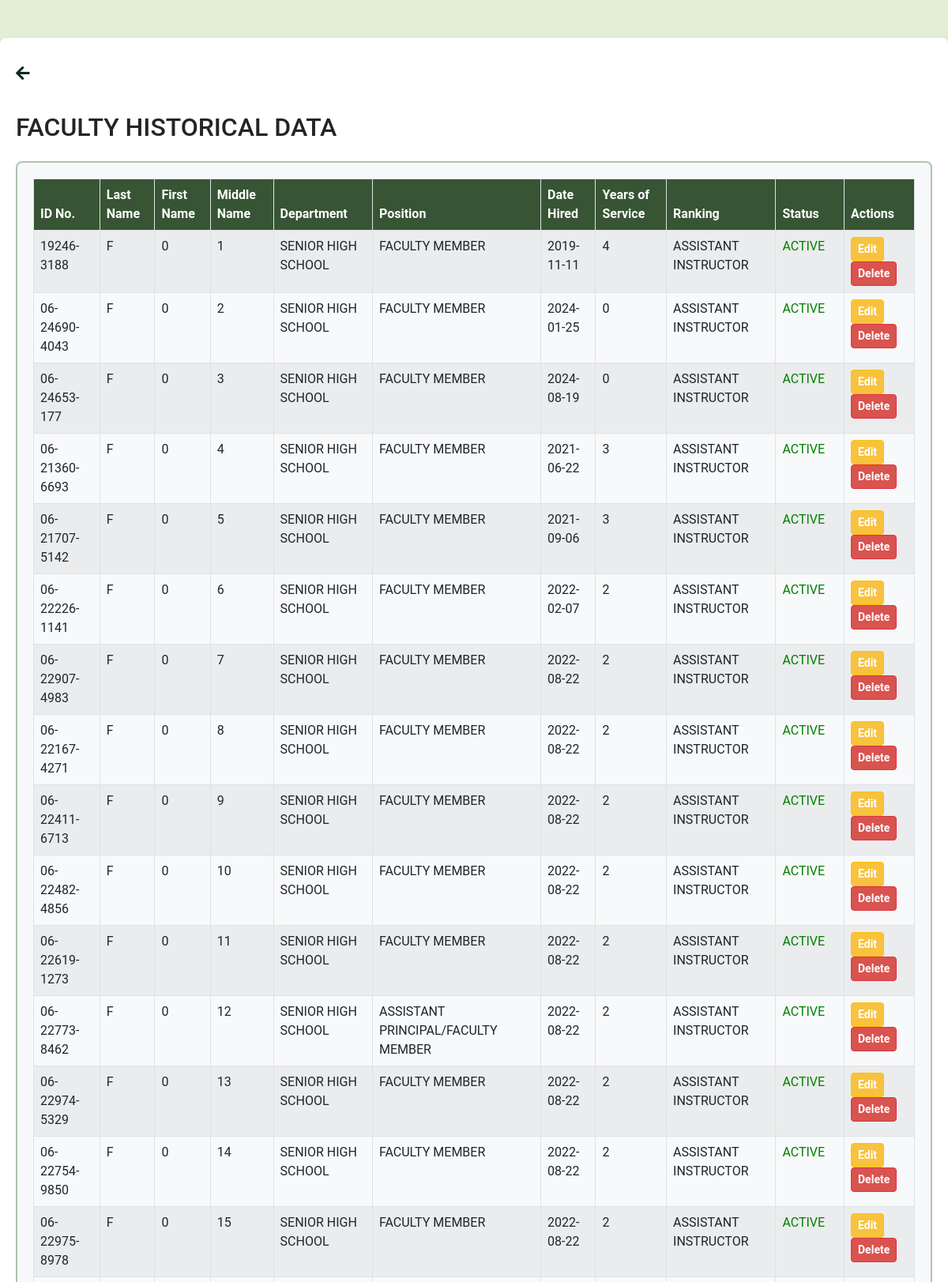
Page /Employees/index.php (upper part) on the committed database.
### tables this page shows
CREATE TABLE `historical_data` (
  `id` int(11) NOT NULL,
  `id_no` varchar(50) NOT NULL,
  `last_name` varchar(100) NOT NULL,
  `first_name` varchar(100) NOT NULL,
  `middle_name` varchar(100) DEFAULT NULL,
  `department` varchar(150) NOT NULL,
  `position` varchar(100) NOT NULL,
  `date_hired` date NOT NULL,
  `years_of_service` int(11) NOT NULL,
  `ranking` varchar(50) NOT NULL,
  `status` varchar(50) NOT NULL
);

### Employees/index.php (the view, shortened to what this page needs)
<?php
$servername = "localhost";
$username = "root";
$password = "";
$dbname = "enrollment_db";
$conn = new mysqli($servername, $username, $password, $dbname);
$sql = "SELECT id_no, last_name, first_name, middle_name, department, position, date_hired, years_of_service, ranking, status FROM historical_data";
$result = $conn->query($sql);
?>
<!DOCTYPE html>
<html lang="en">
<head>
    <link href="https://cdn.jsdelivr.net/npm/bootstrap@5.2.3/dist/css/bootstrap.min.css" rel="stylesheet">
    <link rel="stylesheet" href="https://cdnjs.cloudflare.com/ajax/libs/font-awesome/5.15.4/css/all.min.css">
</head>
<body>
    <div class="container mt-5">
        <div class="header mb-4">
            <a href="../Employees.php" class="back-link">
                <i class="fas fa-arrow-left"></i>
            </a>
            <img src="../signin&signout/assets1/img/logo.png" alt="Company Logo" class="logo">
        </div>
        <h2 class="mb-4">FACULTY HISTORICAL DATA</h2>
        <div class="table-responsive">
            <table class="table table-striped table-bordered">
                <thead class="thead-dark">
                    <tr>
                        <th>ID No.</th>
                        <th>Last Name</th>
                        <th>First Name</th>
                        <th>Middle Name</th>
                        <th>Department</th>
                        <th>Position</th>
                        <th>Date Hired</th>
                        <th>Years of Service</th>
                        <th>Ranking</th>
                        <th>Status</th>
                        <th>Actions</th>
                    </tr>
                </thead>
                <tbody>
                    <?php while ($row = $result->fetch_assoc()) { ?>
                        <tr>
                            <td><?php echo htmlspecialchars($row['id_no']); ?></td>
                            <td><?php echo htmlspecialchars($row['last_name']); ?></td>
                            <td><?php echo htmlspecialchars($row['first_name']); ?></td>
                            <td><?php echo htmlspecialchars($row['middle_name']); ?></td>
                            <td><?php echo htmlspecialchars($row['department']); ?></td>
                            <td><?php echo htmlspecialchars($row['position']); ?></td>
                            <td><?php echo htmlspecialchars($row['date_hired']); ?></td>
                            <td><?php echo htmlspecialchars($row['years_of_service']); ?></td>
                            <td><?php echo htmlspecialchars($row['ranking']); ?></td>
                            <td style="color: <?php echo trim($row['status']) === 'ACTIVE' ? 'green' : 'red'; ?>;">
                                <?php echo htmlspecialchars($row['status']); ?>
                            </td>
                            <td>
                                <a href="edit_employee.php?id=<?php echo $row['id_no']; ?>" class="btn btn-warning btn-sm">Edit</a>
                                <a href="delete_employee.php?id=<?php echo $row['id_no']; ?>" class="btn btn-danger btn-sm" onclick="return confirm('Are you sure?')">Delete</a>
                            </td>
                        </tr>
                    <?php } ?>
                </tbody>
            </table>
        </div>
    </div>
</body>
</html>

### Employees/index.php (style rules this page uses)
body { font-family: 'Roboto', sans-serif; background-color: #E3EED4; }
.container { background-color: #FFFFFF; border-radius: 8px; padding: 20px; box-shadow: 0 4px 10px rgba(0, 0, 0, 0.1); margin: 20px auto; max-width: 1500px; margin-bottom: 40px; }
.header { display: flex; align-items: center; margin-bottom: 20px; }
.back-link { font-size: 20px; text-decoration: none; color: #0F2A1D; margin-right: 10px; }
.logo { height: 50px; }
.table-responsive { background-color: #F8F9FA; border-radius: 8px; padding: 20px; margin-top: 20px; border: 2px solid #AEC3B0; }
table { width: 100%; border-collapse: collapse; }
th, td { padding: 12px; text-align: left; font-size: 16px; }
.thead-dark { background-color: #375534; color: white; }
.btn { font-weight: bold; }
.btn-warning { background-color: #F8C23E; color: white; }
.btn-danger { background-color: #D9534F; color: white; }

### rows in the picture
historical_data: id_no "19246-3188", last_name "F", first_name "0", middle_name "1", department "SENIOR HIGH SCHOOL", position "FACULTY MEMBER", date_hired "2019-11-11", years_of_service "4", ranking "ASSISTANT INSTRUCTOR", status "ACTIVE"
historical_data: id_no "06-24690-4043", last_name "F", first_name "0", middle_name "2", department "SENIOR HIGH SCHOOL", position "FACULTY MEMBER", date_hired "2024-01-25", years_of_service "0", ranking "ASSISTANT INSTRUCTOR", status "ACTIVE"
historical_data: id_no "06-24653-177", last_name "F", first_name "0", middle_name "3", department "SENIOR HIGH SCHOOL", position "FACULTY MEMBER", date_hired "2024-08-19", years_of_service "0", ranking "ASSISTANT INSTRUCTOR", status "ACTIVE"
historical_data: id_no "06-21360-6693", last_name "F", first_name "0", middle_name "4", department "SENIOR HIGH SCHOOL", position "FACULTY MEMBER", date_hired "2021-06-22", years_of_service "3", ranking "ASSISTANT INSTRUCTOR", status "ACTIVE"
historical_data: id_no "06-21707-5142", last_name "F", first_name "0", middle_name "5", department "SENIOR HIGH SCHOOL", position "FACULTY MEMBER", date_hired "2021-09-06", years_of_service "3", ranking "ASSISTANT INSTRUCTOR", status "ACTIVE"
historical_data: id_no "06-22226-1141", last_name "F", first_name "0", middle_name "6", department "SENIOR HIGH SCHOOL", position "FACULTY MEMBER", date_hired "2022-02-07", years_of_service "2", ranking "ASSISTANT INSTRUCTOR", status "ACTIVE"
historical_data: id_no "06-22907-4983", last_name "F", first_name "0", middle_name "7", department "SENIOR HIGH SCHOOL", position "FACULTY MEMBER", date_hired "2022-08-22", years_of_service "2", ranking "ASSISTANT INSTRUCTOR", status "ACTIVE"
historical_data: id_no "06-22167-4271", last_name "F", first_name "0", middle_name "8", department "SENIOR HIGH SCHOOL", position "FACULTY MEMBER", date_hired "2022-08-22", years_of_service "2", ranking "ASSISTANT INSTRUCTOR", status "ACTIVE"
historical_data: id_no "06-22411-6713", last_name "F", first_name "0", middle_name "9", department "SENIOR HIGH SCHOOL", position "FACULTY MEMBER", date_hired "2022-08-22", years_of_service "2", ranking "ASSISTANT INSTRUCTOR", status "ACTIVE"
historical_data: id_no "06-22482-4856", last_name "F", first_name "0", middle_name "10", department "SENIOR HIGH SCHOOL", position "FACULTY MEMBER", date_hired "2022-08-22", years_of_service "2", ranking "ASSISTANT INSTRUCTOR", status "ACTIVE"
historical_data: id_no "06-22619-1273", last_name "F", first_name "0", middle_name "11", department "SENIOR HIGH SCHOOL", position "FACULTY MEMBER", date_hired "2022-08-22", years_of_service "2", ranking "ASSISTANT INSTRUCTOR", status "ACTIVE"
historical_data: id_no "06-22773-8462", last_name "F", first_name "0", middle_name "12", department "SENIOR HIGH SCHOOL", position "ASSISTANT PRINCIPAL/FACULTY MEMBER", date_hired "2022-08-22", years_of_service "2", ranking "ASSISTANT INSTRUCTOR", status "ACTIVE"
historical_data: id_no "06-22974-5329", last_name "F", first_name "0", middle_name "13", department "SENIOR HIGH SCHOOL", position "FACULTY MEMBER", date_hired "2022-08-22", years_of_service "2", ranking "ASSISTANT INSTRUCTOR", status "ACTIVE"
historical_data: id_no "06-22754-9850", last_name "F", first_name "0", middle_name "14", department "SENIOR HIGH SCHOOL", position "FACULTY MEMBER", date_hired "2022-08-22", years_of_service "2", ranking "ASSISTANT INSTRUCTOR", status "ACTIVE"
historical_data: id_no "06-22975-8978", last_name "F", first_name "0", middle_name "15", department "SENIOR HIGH SCHOOL", position "FACULTY MEMBER", date_hired "2022-08-22", years_of_service "2", ranking "ASSISTANT INSTRUCTOR", status "ACTIVE"
